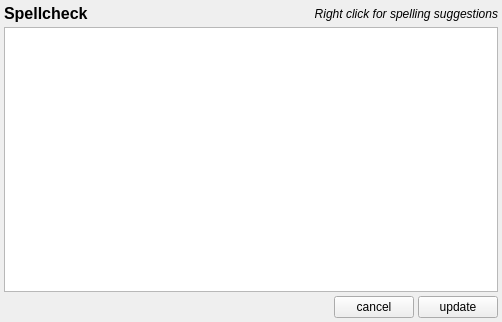
<?xml version="1.0" encoding="UTF-8"?>
<ui version="4.0">
 <class>Form</class>
 <widget class="QWidget" name="Form">
  <property name="geometry">
   <rect>
    <x>0</x>
    <y>0</y>
    <width>502</width>
    <height>322</height>
   </rect>
  </property>
  <property name="windowTitle">
   <string>Form</string>
  </property>
  <layout class="QGridLayout" name="gridLayout_2">
   <property name="margin">
    <number>4</number>
   </property>
   <property name="spacing">
    <number>4</number>
   </property>
   <item row="0" column="0">
    <widget class="QLabel" name="label">
     <property name="font">
      <font>
       <pointsize>12</pointsize>
       <weight>75</weight>
       <bold>true</bold>
      </font>
     </property>
     <property name="text">
      <string>Spellcheck</string>
     </property>
    </widget>
   </item>
   <item row="0" column="1">
    <widget class="QLabel" name="label_2">
     <property name="font">
      <font>
       <italic>true</italic>
      </font>
     </property>
     <property name="text">
      <string>Right click for spelling suggestions</string>
     </property>
     <property name="alignment">
      <set>Qt::AlignRight|Qt::AlignTrailing|Qt::AlignVCenter</set>
     </property>
    </widget>
   </item>
   <item row="1" column="0" colspan="2">
    <widget class="QPlainTextEdit" name="te_text">
     <property name="readOnly">
      <bool>true</bool>
     </property>
    </widget>
   </item>
   <item row="3" column="0" colspan="2">
    <widget class="QFrame" name="frame">
     <property name="frameShape">
      <enum>QFrame::NoFrame</enum>
     </property>
     <property name="frameShadow">
      <enum>QFrame::Raised</enum>
     </property>
     <layout class="QGridLayout" name="gridLayout">
      <property name="margin">
       <number>0</number>
      </property>
      <property name="spacing">
       <number>4</number>
      </property>
      <item row="0" column="0">
       <spacer name="horizontalSpacer">
        <property name="orientation">
         <enum>Qt::Horizontal</enum>
        </property>
        <property name="sizeHint" stdset="0">
         <size>
          <width>313</width>
          <height>20</height>
         </size>
        </property>
       </spacer>
      </item>
      <item row="0" column="1">
       <widget class="QPushButton" name="b_cancel">
        <property name="text">
         <string>cancel</string>
        </property>
       </widget>
      </item>
      <item row="0" column="2">
       <widget class="QPushButton" name="b_ok">
        <property name="text">
         <string>update</string>
        </property>
       </widget>
      </item>
     </layout>
    </widget>
   </item>
  </layout>
 </widget>
 <resources/>
 <connections/>
</ui>
